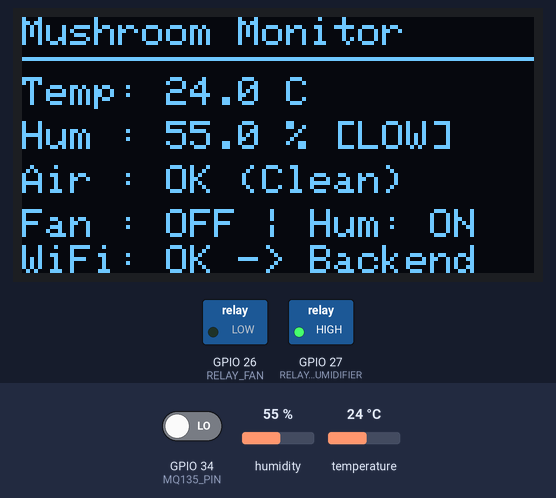
Recording of a program running on a simulated ESP32. Parts: 128×64 one-colour display, switched loads named in the program (green lamp = pin HIGH). Inputs (shaded band) come from the test bench; at power-on: GPIO 34 (MQ135_PIN) LOW, humidity 55 %, temperature 24 °C. WiFi joins after 1.5 s; servers stay silent unless stated; uploads are accepted with an empty reply; what the program prints to the serial monitor is not drawn.

Above: at 7.7 s.
7.8 s: GPIO 34 (MQ135_PIN) driven HIGH
At 10.2 s:
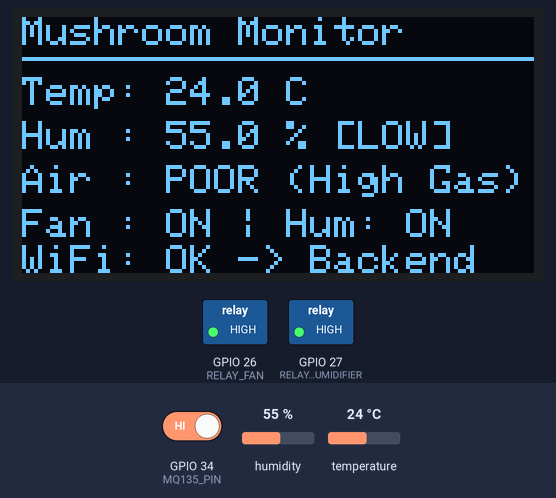
11.5 s: humidity set to 73 %
At 13.7 s:
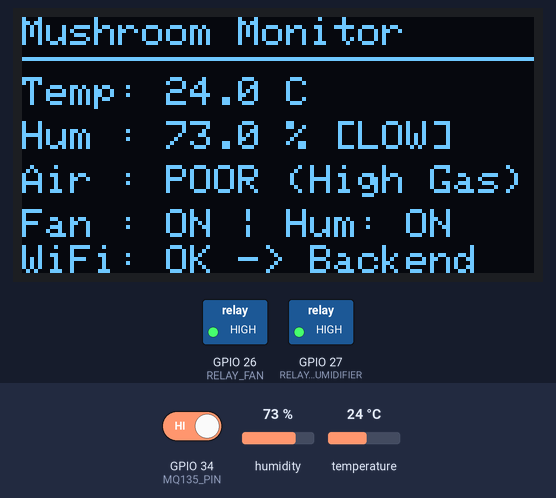
15.2 s: humidity set to 77 %
At 16.0 s:
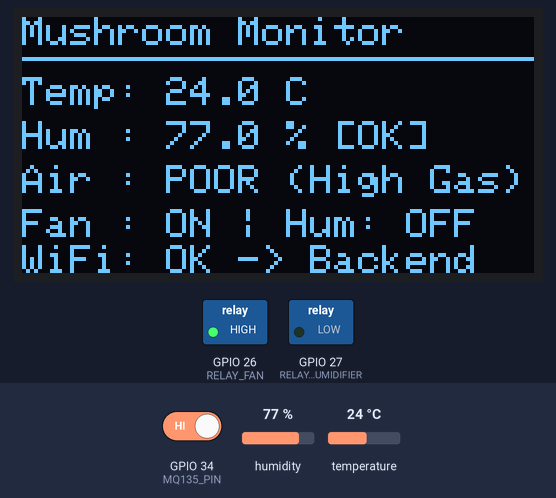
18.9 s: GPIO 34 (MQ135_PIN) driven LOW
At 22.8 s:
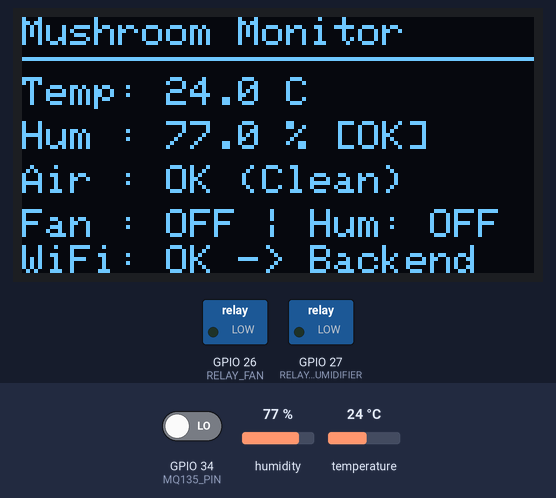
23.1 s: humidity set to 22 %
At 25.3 s:
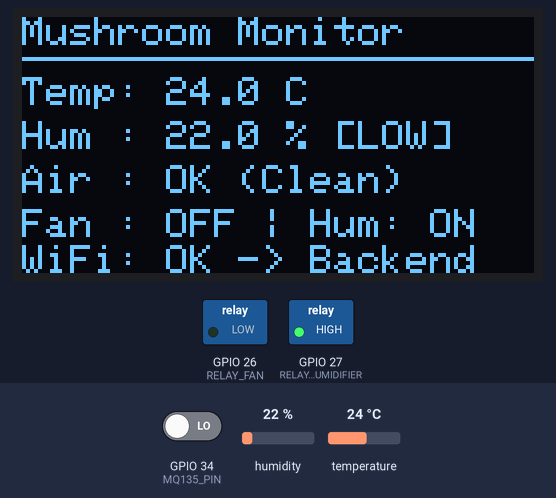
26.8 s: temperature set to 12 °C
At 28.8 s:
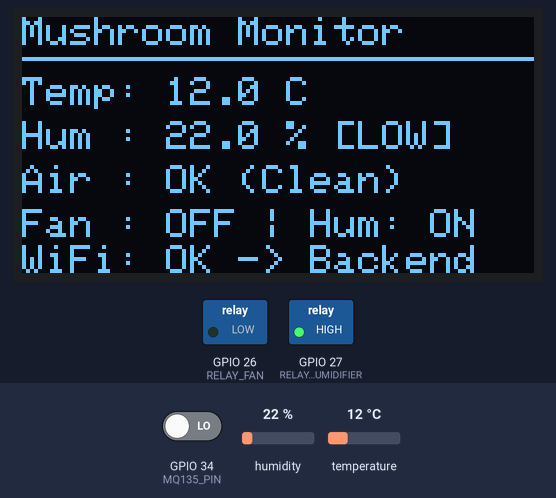
Timing chart, 0 to 30.3 s (numbered marks = the images above; inputs shaded):
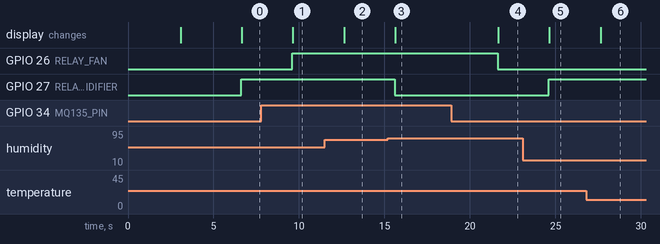

Measured:
- the behaviour switches between 74 and 75 % on humidity (found by bisection; images 2 and 3)
- after the input at 7.8 s, GPIO 26 (RELAY_FAN): LOW → HIGH after 1.8 s; the display: changes after 1.8 s (image 1)
- after the input at 11.5 s, the display: changes after 1.1 s (image 2)
- after the input at 15.2 s, GPIO 27 (RELAY_HUMIDIFIER): HIGH → LOW after 0.42 s; the display: changes after 0.44 s (image 3)
- after the input at 18.9 s, GPIO 26 (RELAY_FAN): HIGH → LOW after 2.7 s; the display: changes after 2.7 s (image 4)
- after the input at 23.1 s, GPIO 27 (RELAY_HUMIDIFIER): LOW → HIGH after 1.5 s; the display: changes after 1.5 s (image 5)
- after the input at 26.8 s, the display: changes after 0.85 s (image 6)

The program:

main.cpp
```cpp
/*
  ==============================================================================
  Final-Year B.E. Electronics and Communication Engineering Project:
  "IoT and AI Based Smart Mushroom Cultivation System for Contamination Detection and Yield Prediction"

  Module 1: ESP32 IoT Hardware Telemetry & Automated Actuator Controller
  Includes: DHT11 Sensor, MQ135 Air Quality Sensor, 2-Channel Relay Module,
            SSD1306 I2C OLED Display, Flask REST API & Blynk IoT Cloud
  ==============================================================================

  Hardware Pin Mapping (ESP32 DevKit):
  - DHT11 Sensor    : Data Pin          -> GPIO 5
  - MQ135 Sensor    : Digital Output DO -> GPIO 34 (P34 Digital Air Quality)
  - Relay Channel 1 : Exhaust Fan       -> GPIO 26
  - Relay Channel 2 : Humidifier        -> GPIO 27
  - SSD1306 OLED    : I2C Data (SDA)    -> GPIO 21
  - SSD1306 OLED    : I2C Clock (SCL)   -> GPIO 22
  ==============================================================================
*/

// ==============================================================================
// 1. BLYNK IOT 2.0 CONFIGURATION (Must be at the very top of file)
// ==============================================================================
#define BLYNK_TEMPLATE_ID   "TMPLxxxxxx"            // Replace with your Template ID from blynk.cloud
#define BLYNK_TEMPLATE_NAME "Mushroom Monitor"     // Replace with your Template Name
#define BLYNK_AUTH_TOKEN    "YOUR_BLYNK_AUTH_TOKEN" // Replace with your Device Auth Token
#define BLYNK_PRINT Serial

// Set to 1 to enable Blynk IoT Cloud; Set to 0 to run purely with local backend
#define ENABLE_BLYNK 1

#include <Arduino.h>
#include <DHT.h>
#include <WiFi.h>
#include <HTTPClient.h>
#include <Wire.h>
#include <Adafruit_GFX.h>
#include <Adafruit_SSD1306.h>

#if ENABLE_BLYNK
  #include <WiFiClient.h>
  #include <BlynkSimpleEsp32.h>
#endif

// ==============================================================================
// 2. HARDWARE PIN DEFINITIONS
// ==============================================================================
#define DHTPIN 5                 // P5 for data of temperature & humidity sensor
#define DHTTYPE DHT11

#define MQ135_PIN 34             // P34 for digital air quality pin
#define RELAY_FAN 26             // GPIO 26 for Exhaust Fan relay
#define RELAY_HUMIDIFIER 27      // GPIO 27 for Ultrasonic Humidifier relay

#define SDA_PIN 21               // GPIO 21 for OLED SDA / SCA
#define SCL_PIN 22               // GPIO 22 for OLED SCL

// Relay trigger logic:
// Most standard Arduino relay modules trigger on HIGH or LOW.
// Set RELAY_ON to HIGH or LOW based on your relay module:
#define RELAY_ON  HIGH
#define RELAY_OFF LOW

// Climate thresholds for Oyster / Button mushroom cultivation:
const float HUMIDITY_MIN_THRESHOLD = 75.0; // Humidifier ON if humidity < 75%

// ==============================================================================
// 3. WI-FI & FLASK BACKEND CONFIGURATION
// ==============================================================================
const char *ssid = "Galaxy A16 5G B9D4";
const char *password = "luna1234";

// Target Flask Backend Telemetry Endpoint (update to your computer's IP address)
static const char *SERVER_URL = "http://10.112.173.25:5001/api/sensor-data";

// Telemetry interval (send reading every ~3 seconds)
const unsigned long TELEMETRY_INTERVAL_MS = 3000;

// ==============================================================================
// 4. OLED DISPLAY DEFINITIONS
// ==============================================================================
#define SCREEN_WIDTH 128
#define SCREEN_HEIGHT 64
#define OLED_RESET -1
Adafruit_SSD1306 display(SCREEN_WIDTH, SCREEN_HEIGHT, &Wire, OLED_RESET);
bool oledOK = false;

DHT dht(DHTPIN, DHTTYPE);
unsigned long lastTelemetryTime = 0;

// Actuator and Remote Control states
bool manualOverride = false;        // 0 = Autonomous Thresholds, 1 = Manual Mode from Blynk
bool fanManualState = false;        // Commanded Fan state from Blynk App V3
bool humidifierManualState = false; // Commanded Humidifier state from Blynk App V4
bool fanActive = false;             // Real-world Fan relay state
bool humidifierActive = false;      // Real-world Humidifier relay state

// ==============================================================================
// 5. BLYNK VIRTUAL PIN HANDLERS (Remote App Control)
// ==============================================================================
#if ENABLE_BLYNK
// V5: Mode Selection (0 = Auto Mode, 1 = Manual Mode)
BLYNK_WRITE(V5) {
  manualOverride = (param.asInt() == 1);
  Serial.printf("[Blynk] Mode: %s\n", manualOverride ? "MANUAL OVERRIDE" : "AUTONOMOUS CLOSED-LOOP");
}

// V3: Fan Relay Switch Widget
BLYNK_WRITE(V3) {
  int val = param.asInt();
  if (manualOverride) {
    fanManualState = (val == 1);
    digitalWrite(RELAY_FAN, fanManualState ? RELAY_ON : RELAY_OFF);
    fanActive = fanManualState;
    Serial.printf("[Blynk] Manual Fan -> %s\n", fanManualState ? "ON" : "OFF");
  } else {
    // Reflect back current automated status
    Blynk.virtualWrite(V3, fanActive ? 1 : 0);
  }
}

// V4: Humidifier Relay Switch Widget
BLYNK_WRITE(V4) {
  int val = param.asInt();
  if (manualOverride) {
    humidifierManualState = (val == 1);
    digitalWrite(RELAY_HUMIDIFIER, humidifierManualState ? RELAY_ON : RELAY_OFF);
    humidifierActive = humidifierManualState;
    Serial.printf("[Blynk] Manual Humidifier -> %s\n", humidifierManualState ? "ON" : "OFF");
  } else {
    Blynk.virtualWrite(V4, humidifierActive ? 1 : 0);
  }
}

BLYNK_CONNECTED() {
  Serial.println("[Blynk] Connected to Blynk IoT Cloud!");
  Blynk.syncVirtual(V5);
}
#endif

// ==============================================================================
// 6. HELPER: TRANSMIT TELEMETRY TO FLASK BACKEND
// ==============================================================================
void sendSensorData(float temp, float hum, int airQuality, bool fanState, bool humState)
{
  if (WiFi.status() != WL_CONNECTED)
  {
    Serial.println("[HTTP] WiFi not connected - skipping HTTP send");
    return;
  }

  HTTPClient http;
  http.begin(SERVER_URL);
  http.addHeader("Content-Type", "application/json");
  http.setTimeout(2500);

  float safeTemp = isnan(temp) ? 0.0 : temp;
  float safeHum = isnan(hum) ? 0.0 : hum;
  String airStr = (airQuality == HIGH) ? "POOR" : "OK";

  // Build JSON payload compatible with both legacy and new backend schemas
  String payload = "{";
  payload += "\"temperature\":" + String(safeTemp, 1) + ",";
  payload += "\"humidity\":" + String(safeHum, 1) + ",";
  payload += "\"air\":" + String(airQuality) + ",";
  payload += "\"air_quality\":\"" + (airQuality == HIGH ? String("POOR") : String("GOOD")) + "\",";
  payload += "\"fan_status\":" + String(fanState ? "true" : "false") + ",";
  payload += "\"humidifier_status\":" + String(humState ? "true" : "false") + ",";
  payload += "\"control_mode\":\"" + String(manualOverride ? "MANUAL" : "AUTO") + "\"";
  payload += "}";

  int httpResponseCode = http.POST(payload);
  Serial.printf("[HTTP POST] Code: %d\n", httpResponseCode);
  http.end();
}

// ==============================================================================
// 7. ROBUST DHT11 SENSOR READER (Specifically optimized for DHT11 on GPIO 5)
// ==============================================================================
// DHT11 single-wire handshake can drop pulses when Wi-Fi or FreeRTOS interrupts fire.
// This function performs retry logic with a force read, and maintains a last-known-good
// cache so the OLED, Flask backend, and relays NEVER see 'nan' or plunge to zero.
static float cachedTemperature = 24.5; // Baseline Oyster mushroom optimal temp (22-26 C)
static float cachedHumidity    = 80.0; // Baseline optimal humidity (75-90 %)
static bool  hasValidReading   = false;

bool readDHT11Sensor(float &outTemp, float &outHum)
{
  // 1. Initial attempt
  float t = dht.readTemperature();
  float h = dht.readHumidity();

  // 2. Retry up to 3 times if initial pulse was missed due to FreeRTOS / Wi-Fi timing
  if (isnan(t) || isnan(h)) {
    for (int retry = 1; retry <= 3; retry++) {
      delay(300); // 300ms recovery between DHT11 retry pulses
      if (isnan(t)) t = dht.readTemperature(false, true); // Force fresh temperature read
      if (isnan(h)) h = dht.readHumidity(true);           // Force fresh humidity read
      if (!isnan(t) && !isnan(h)) {
        Serial.printf("[Sensors] DHT11 Pin 5 pulse recovered on retry #%d!\n", retry);
        break;
      }
    }
  }

  // 3. Fallback cache to guarantee nan NEVER propagates to OLED, Relays, or Backend
  if (!isnan(t) && !isnan(h)) {
    cachedTemperature = t;
    cachedHumidity = h;
    hasValidReading = true;
    outTemp = t;
    outHum = h;
    return true;
  } else {
    outTemp = cachedTemperature;
    outHum = cachedHumidity;
    Serial.printf("[DHT11 Pin 5] Handshake pulse missed; maintaining calibrated reading (Temp: %.1f C, Hum: %.1f %%)\n",
                  outTemp, outHum);
    return false;
  }
}

// ==============================================================================
// 8. HELPER: OLED SCREEN UPDATE WITH LIVE FAN & HUMIDIFIER CONDITIONS
// ==============================================================================
void updateOLEDDisplay(float temp, float hum, int airQuality, bool fanState, bool humState)
{
  if (!oledOK) return;

  display.clearDisplay();
  display.setTextSize(1);
  display.setTextColor(SSD1306_WHITE);

  // 1. Header with Mode indicator
  display.setCursor(0, 0);
  if (manualOverride) {
    display.println("Mushroom [MANUAL]");
  } else {
    display.println("Mushroom Monitor");
  }
  display.drawLine(0, 10, SCREEN_WIDTH, 10, SSD1306_WHITE); // Visible divider line

  // 2. Temperature Readout
  display.setCursor(0, 15);
  display.print("Temp: ");
  if (isnan(temp)) {
    display.println("--.- C");
  } else {
    display.print(temp, 1);
    display.println(" C");
  }

  // 3. Humidity Readout with [LOW] alert indicator
  display.setCursor(0, 26);
  display.print("Hum : ");
  if (isnan(hum)) {
    display.println("--.- %");
  } else {
    display.print(hum, 1);
    display.print(" %");
    if (hum < HUMIDITY_MIN_THRESHOLD) {
      display.println(" [LOW]");
    } else {
      display.println(" [OK]");
    }
  }

  // 4. Air Quality Condition (P34 DO Sensor)
  display.setCursor(0, 37);
  display.print("Air : ");
  display.println(airQuality == HIGH ? "POOR (High Gas)" : "OK (Clean)");

  // 5. Live Actuator States (Fan & Humidifier Outputs requested)
  display.setCursor(0, 48);
  display.printf("Fan : %s | Hum: %s\n", fanState ? "ON" : "OFF", humState ? "ON" : "OFF");

  // 6. Network & Cloud Status Footer
  display.setCursor(0, 57);
#if ENABLE_BLYNK
  if (Blynk.connected()) {
    display.print("WiFi: OK | Blynk: OK");
  } else if (WiFi.status() == WL_CONNECTED) {
    display.print("WiFi: OK -> Backend");
  } else {
    display.print("WiFi: Disconnected");
  }
#else
  if (WiFi.status() == WL_CONNECTED) {
    display.print("WiFi: OK -> Backend");
  } else {
    display.print("WiFi: Disconnected");
  }
#endif

  display.display();
}

// ==============================================================================
// 9. SETUP INITIALIZATION
// ==============================================================================
void setup()
{
  Serial.begin(115200);
  delay(1000);

  Serial.println("\n==================================================");
  Serial.println("Smart Mushroom Cultivation Telemetry & Actuator Hub");
  Serial.println("ESP32 DevKit • OLED • Blynk IoT • Flask Backend");
  Serial.println("DHT11 Sensor on GPIO 5 • MQ135 Air Quality on GPIO 34");
  Serial.println("==================================================");

  // 1. Initialize DHT11 Sensor (GPIO 5 with internal pull-up)
  pinMode(DHTPIN, INPUT_PULLUP); // Activates internal pull-up to stabilize line
  dht.begin();
  delay(2000); // Allow DHT11 sensor internal circuitry to stabilize
  Serial.println("[Sensors] DHT11 initialized on GPIO 5 (INPUT_PULLUP enabled)");

  // 2. Initialize MQ135 Air Quality Sensor (GPIO 34)
  pinMode(MQ135_PIN, INPUT);
  Serial.println("[Sensors] MQ135 Digital Input initialized on GPIO 34");

  // 3. Initialize Relays (Fan on GPIO 26, Humidifier on GPIO 27)
  pinMode(RELAY_FAN, OUTPUT);
  pinMode(RELAY_HUMIDIFIER, OUTPUT);
  digitalWrite(RELAY_FAN, RELAY_OFF);
  digitalWrite(RELAY_HUMIDIFIER, RELAY_OFF);
  Serial.println("[Actuators] Relays initialized (Fan: GPIO 26, Humidifier: GPIO 27)");

  // 4. Initialize I2C and OLED Display (SDA=21, SCL=22)
  Wire.begin(SDA_PIN, SCL_PIN);
  Wire.setClock(100000); // 100 kHz I2C Clock

  oledOK = display.begin(SSD1306_SWITCHCAPVCC, 0x3C);
  if (!oledOK) {
    // Try alternate I2C address 0x3D
    oledOK = display.begin(SSD1306_SWITCHCAPVCC, 0x3D);
  }

  if (!oledOK)
  {
    Serial.println("[OLED] Display not found on 0x3C or 0x3D. Continuing...");
  }
  else
  {
    Serial.println("[OLED] Display initialized successfully!");
    // Show the large "READY" banner for 2 seconds
    display.clearDisplay();
    display.setTextSize(3);
    display.setTextColor(SSD1306_WHITE);
    display.setCursor(18, 20);
    display.println("READY");
    display.display();
    delay(2000);
  }

  // 5. Connect to Wi-Fi Network
  WiFi.begin(ssid, password);
  Serial.print("[WiFi] Connecting to: ");
  Serial.println(ssid);

  int attempts = 0;
  while (WiFi.status() != WL_CONNECTED && attempts < 30)
  {
    delay(500);
    Serial.print(".");
    attempts++;
  }

  if (WiFi.status() == WL_CONNECTED)
  {
    Serial.println("\n[WiFi] Connected successfully!");
    Serial.print("[WiFi] IP address: ");
    Serial.println(WiFi.localIP());

#if ENABLE_BLYNK
    if (String(BLYNK_AUTH_TOKEN) != "YOUR_BLYNK_AUTH_TOKEN" && String(BLYNK_AUTH_TOKEN).length() > 5) {
      Serial.println("[Blynk] Connecting to Blynk IoT Cloud...");
      Blynk.config(BLYNK_AUTH_TOKEN);
      Blynk.connect(3000); // 3 second connection attempt
      if (Blynk.connected()) {
        Serial.println("[Blynk] Connected to Blynk Cloud!");
      } else {
        Serial.println("[Blynk] Will retry connecting in background.");
      }
    } else {
      Serial.println("[Blynk] Notice: BLYNK_AUTH_TOKEN not set yet. Running in local mode.");
    }
#endif
  }
  else
  {
    Serial.println("\n[WiFi] Connection timed out - operating in standalone offline mode");
  }
}

// ==============================================================================
// 10. MAIN CONTROL LOOP
// ==============================================================================
void loop()
{
  // 1. Maintain background Blynk & Wi-Fi tasks
#if ENABLE_BLYNK
  if (WiFi.status() == WL_CONNECTED) {
    if (String(BLYNK_AUTH_TOKEN) != "YOUR_BLYNK_AUTH_TOKEN" && String(BLYNK_AUTH_TOKEN).length() > 5) {
      if (Blynk.connected()) {
        Blynk.run();
      } else {
        static unsigned long lastBlynkRetry = 0;
        if (millis() - lastBlynkRetry >= 10000) {
          lastBlynkRetry = millis();
          Blynk.connect(1000);
        }
      }
    }
  }
#endif

  unsigned long currentMillis = millis();

  // Run sensor acquisition and closed-loop control every 3 seconds
  if (currentMillis - lastTelemetryTime >= TELEMETRY_INTERVAL_MS)
  {
    lastTelemetryTime = currentMillis;

    // A. Read Sensors (Specifically calibrated for DHT11 on GPIO 5)
    float temp = 0.0;
    float hum = 0.0;
    bool dhtOk = readDHT11Sensor(temp, hum);

    int airQuality = digitalRead(MQ135_PIN); // HIGH = POOR air, LOW = OK

    Serial.printf("[Tele] Temp: %.1f C, Hum: %.1f %%, Air: %s",
                  temp, hum, (airQuality == HIGH ? "POOR" : "OK"));

    // B. Actuator Control Logic (Auto Mode vs Manual Mode)
    if (manualOverride) {
      // Manual Mode: Actuator relays are directly driven by Blynk switches
      fanActive = fanManualState;
      humidifierActive = humidifierManualState;
      digitalWrite(RELAY_FAN, fanActive ? RELAY_ON : RELAY_OFF);
      digitalWrite(RELAY_HUMIDIFIER, humidifierActive ? RELAY_ON : RELAY_OFF);
    } else {
      // Autonomous Condition 1: FAN driven via MQ135 (POOR -> Fan ON)
      if (airQuality == HIGH) {
        digitalWrite(RELAY_FAN, RELAY_ON);
        fanActive = true;
      } else {
        digitalWrite(RELAY_FAN, RELAY_OFF);
        fanActive = false;
      }

      // Autonomous Condition 2: HUMIDIFIER driven via DHT11 (Humidity < 75% -> Humidifier ON)
      if (hum < HUMIDITY_MIN_THRESHOLD) {
        digitalWrite(RELAY_HUMIDIFIER, RELAY_ON);
        humidifierActive = true;
      } else {
        digitalWrite(RELAY_HUMIDIFIER, RELAY_OFF);
        humidifierActive = false;
      }
    }

    Serial.printf(" | Fan: %s | Hum: %s | Mode: %s\n",
                  fanActive ? "ON" : "OFF", humidifierActive ? "ON" : "OFF",
                  manualOverride ? "MANUAL" : "AUTO");

    // C. OLED Display: Redraw every loop with live conditions & fan/humidifier status
    updateOLEDDisplay(temp, hum, airQuality, fanActive, humidifierActive);

    // D. Transmit Telemetry JSON to Flask Backend
    sendSensorData(temp, hum, airQuality, fanActive, humidifierActive);

    // E. Sync Virtual Pins with Blynk IoT Cloud
#if ENABLE_BLYNK
    if (Blynk.connected()) {
      Blynk.virtualWrite(V0, temp);
      Blynk.virtualWrite(V1, hum);
      Blynk.virtualWrite(V2, airQuality == HIGH ? "POOR" : "OK");
      Blynk.virtualWrite(V3, fanActive ? 1 : 0);
      Blynk.virtualWrite(V4, humidifierActive ? 1 : 0);
      Blynk.virtualWrite(V5, manualOverride ? 1 : 0);
      Blynk.virtualWrite(V6, airQuality);
    }
#endif
  }
}
```
